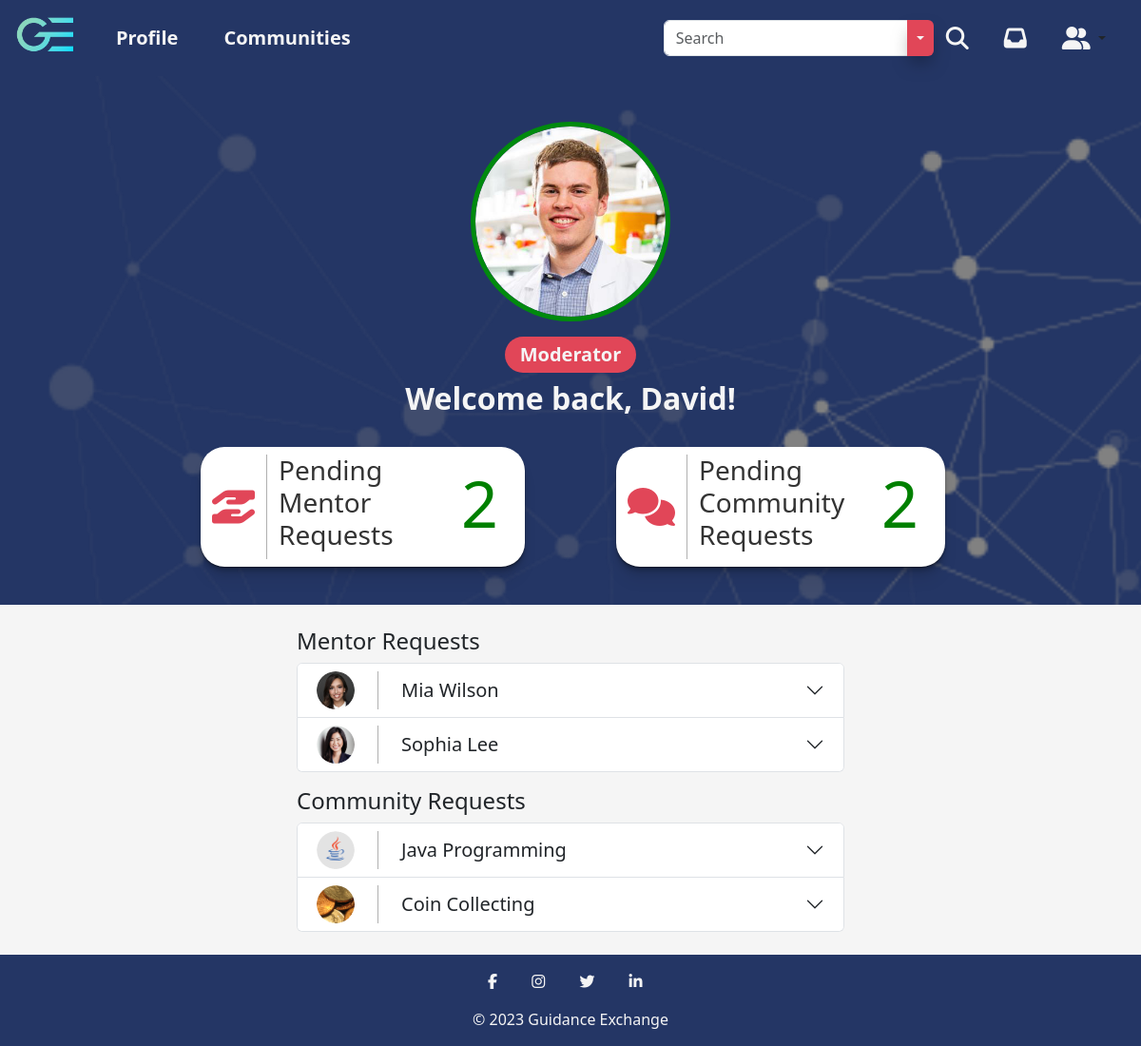
The app's page /moderator-dashboard.php?profileID=1 (signed in) with its own data.
### tables this page shows
CREATE TABLE UserData_t (
  UserID INT(9) NOT NULL,
  FirstName VARCHAR(255) NOT NULL,
  LastName VARCHAR(255) NOT NULL,
  ProfilePicture VARCHAR(255),
  ProfilePictureBorder VARCHAR(255),
  ProfilePictureBackground VARCHAR(255),
  Rating INT(1),
  LocationCity VARCHAR(255),
  LocationState VARCHAR(255),
  Facebook VARCHAR(255),
  Twitter VARCHAR(255),
  Instagram VARCHAR(255),
  LinkedIn VARCHAR(255),
  Mentoring LONGTEXT,
  AboutMe LONGTEXT,
  WorkTitle VARCHAR(255),
  WorkLocation VARCHAR(255),
  WorkStartDate DATE,
  WorkEndDate DATE,
  WorkDescription LONGTEXT,
  EducationDegree VARCHAR(255),
  EducationLocation VARCHAR(255),
  EducationStartDate DATE,
  EducationEndDate DATE,
  EducationDescription LONGTEXT,
  Associations VARCHAR(255),
  CONSTRAINT UserData_t_PK PRIMARY KEY (UserID),
  CONSTRAINT UserData_t_FK1 FOREIGN KEY (UserID) REFERENCES Auth_t(UserID)
);

CREATE TABLE CommunityRequests_t (
  CommunityRequestID INT(9) NOT NULL Auto_Increment,
  CommunityID INT(11) NOT NULL,
  UserID INT(9) NOT NULL,
  CommunityName VARCHAR(255),
  CommunityDescription LONGTEXT,
  CommunityPicture VARCHAR(255),
  CONSTRAINT CommunityRequests_t_PK PRIMARY KEY (CommunityRequestID),
  CONSTRAINT CommunityRequests_t_FK1 FOREIGN KEY (UserID) REFERENCES Auth_t(UserID),
  CONSTRAINT CommunityRequests_t_FK2 FOREIGN KEY (CommunityID) REFERENCES community_data(community_id)
) Auto_Increment = 1;

### includes/session.inc.php (called while the page is built, shortened)
<?php
$userID = $_SESSION['UserID'];

### moderator-dashboard.php (the view, shortened to what this page needs)
<!DOCTYPE html>
<html lang="en">
<head>
  <link href="assets/fontawesome/css/fontawesome.css" rel="stylesheet">
  <link href="assets/fontawesome/css/brands.css" rel="stylesheet">
  <link href="assets/fontawesome/css/solid.css" rel="stylesheet">
  <link href="assets/bootstrap/css/bootstrap.min.css" rel="stylesheet" />
  <link rel="stylesheet" href="css/moderator.css" />
  <link rel="stylesheet" href="css/main.css" />
</head>
<header>
  <?php
  include('includes/session.inc.php');
  ?>
  <nav class="navbar navbar-expand-lg navbar-light">
    <div class="container-fluid">
      <a class="navbar-brand" href="home.php"><img src="img/logo_gradient.png" alt="Guidance Exchange Logo" height="70" /></a>
      <div class="collapse navbar-collapse" id="navbarSupportedContent">
        <ul class="navbar-nav me-auto mb-2 mb-lg-0">
          <li class="nav-item">
            <a class="nav-link highlight-link nav-text px-4" href="profile.php?profileID=<?php echo $userID ?>">Profile</a>
          </li>
          <li class="nav-item">
            <a class="nav-link highlight-link nav-text px-4" href="communities.php">Communities</a>
          </li>
        </ul>
        <ul class="navbar-nav d-flex flex-row me-1">
          <li class="nav-item me-3 me-lg-0 px-2 d-flex align-items-center">
            <form class="d-flex" role="search" action="search.php" method="GET">
              <div class="input-group">
                <input class="form-control" name="query" type="search" placeholder="Search" aria-label="Search" autocomplete="off">
                <button type="button" class="btn main-button btn-drop dropdown-toggle dropdown-toggle-split" data-bs-toggle="dropdown" data-bs-auto-close="false" aria-expanded="false">
                </button>
              </div>
              <button class="btn" type="submit"><i class="fa-solid fa-magnifying-glass fa-xl"></i></button>
            </form>
          </li>
          <li class="nav-item me-3 me-lg-0 px-2">
            <a class="nav-link" href="messages.php"><i class="fa-solid fa-inbox fa-xl"></i></a>
          </li>
          <li class="nav-item dropdown me-3 me-lg-0 px-2 d-flex justify-content-center">
            <button class="btn dropdown-toggle" data-bs-toggle="dropdown" aria-expanded="false">
              <i class="fa-solid fa-user-group fa-xl"></i>
            </button>
          </li>
        </ul>
      </div>
    </div>
  </nav>
</header>
<body>
  <?php
  $sql = "SELECT `FirstName`, `LastName`, `ProfilePicture`, `ProfilePictureBorder`, `ProfilePictureBackground` FROM `UserData_t` WHERE `UserID` = $userID";
  $result = mysqli_query($con, $sql);
  while ($profile = mysqli_fetch_assoc($result)) {
    $firstName = $profile['FirstName'];
    $lastName = $profile['LastName'];
    $profilePicture = $profile['ProfilePicture'];
    $profilePictureBorder = $profile['ProfilePictureBorder'];
    $profilePictureBackground = $profile['ProfilePictureBackground'];
  }
  $sqlMentorRequests = "SELECT * FROM `MentorRequests_t`";
  $resultMentorRequests = mysqli_query($con, $sqlMentorRequests);
  $mentorRequestsArray = array();
  while ($mentorRequests = mysqli_fetch_assoc($resultMentorRequests)) {
    $mentorRequestsArray[] = array('UserID' => $mentorRequests['UserID'], 'ResumeLocation' => $mentorRequests['ResumeLocation'], 'MentorStatement' => $mentorRequests['MentorStatement']);
  }
  foreach ($mentorRequestsArray as $request) {
    $user = $request['UserID'];
    $sqlUser = "SELECT `FirstName`, `LastName`, `ProfilePicture`, `LinkedIn` FROM `UserData_t` WHERE `UserID` = $user";
    $resultUser = mysqli_query($con, $sqlUser);
    while ($userData = mysqli_fetch_assoc($resultUser)) {
      $userDataArray[] = array('UserID' => $request['UserID'], 'FirstName' => $userData['FirstName'], 'LastName' => $userData['LastName'], 'ProfilePicture' => $userData['ProfilePicture'], 'LinkedIn' => $userData['LinkedIn'], 'ResumeLocation' => $request['ResumeLocation'], 'MentorStatement' => $request['MentorStatement']);
    }
  }
  $sqlCommunityRequests = "SELECT * FROM `CommunityRequests_t`";
  $resultCommunityRequests = mysqli_query($con, $sqlCommunityRequests);
  $communityRequestsArray = array();
  while ($communityRequests = mysqli_fetch_assoc($resultCommunityRequests)) {
    $communityRequestsArray[] = array('CommunityRequestID' => $communityRequests['CommunityRequestID'], 'CommunityID' => $communityRequests['CommunityID'], 'UserID' => $communityRequests['UserID'], 'CommunityName' => $communityRequests['CommunityName'], 'CommunityDescription' => $communityRequests['CommunityDescription'], 'CommunityPicture' => $communityRequests['CommunityPicture']);
  }
  foreach ($communityRequestsArray as $request) {
    $user = $request['UserID'];
    $sqlUser = "SELECT `FirstName`, `LastName`, `ProfilePicture` FROM `UserData_t` WHERE `UserID` = $user";
    $resultUser = mysqli_query($con, $sqlUser);
    while ($communityData = mysqli_fetch_assoc($resultUser)) {
      $communityDataArray[] = array('UserID' => $request['UserID'], 'FirstName' => $communityData['FirstName'], 'LastName' => $communityData['LastName'], 'ProfilePicture' => $communityData['ProfilePicture'], 'CommunityRequestID' => $request['CommunityRequestID'], 'CommunityID' => $request['CommunityID'], 'CommunityName' => $request['CommunityName'], 'CommunityDescription' => $request['CommunityDescription'], 'CommunityPicture' => $request['CommunityPicture']);
    }
  }
  ?>
  <section class="moderator__photo-section pt-5 pb-3" style="background-image: url('img/<?php echo $profilePictureBackground; ?>'); background-attachment: fixed; background-size: cover;">
    <div class="container-fluid flex-column">
      <?php
      if ($profilePictureBorder == null) {
        if ($profilePicture == null) {
          echo '<img class="moderator__profile-photo mb-3 rounded-circle" style="border-color: #008a0e;" src="img/blank-profile-image.png" alt="' . $firstName . ' ' . $lastName . ' Profile Photo" width="210" height="210">';
        } else {
          echo '<img class="moderator__profile-photo mb-3 rounded-circle" style="border-color: #008a0e;" src="upload/' . $profilePicture . '" alt="' . $firstName . ' ' . $lastName . ' Profile Photo" width="210" height="210">';
        }
      } else {
        if ($profilePicture == null) {
          echo '<img class="moderator__profile-photo mb-3 rounded-circle" style="border-color: ' . $profilePictureBorder . ';" src="img/blank-profile-image.png" alt="' . $firstName . ' ' . $lastName . ' Profile Photo" width="210" height="210">';
        } else {
          echo '<img class="moderator__profile-photo mb-3 rounded-circle" style="border-color: ' . $profilePictureBorder . ';" src="upload/' . $profilePicture . '" alt="' . $firstName . ' ' . $lastName . ' Profile Photo" width="210" height="210">';
        }
      }
      ?>
      <div class="moderator__tag mb-2">
        <p class="py-1 px-3 m-0">Moderator</p>
      </div>
      <h1 class="moderator__profile-name">Welcome back, <?php echo $firstName; ?>!</h1>
      <div class="container pb-4">
        <div class="row">
          <div class="col container-fluid justify-content-end me-5 mt-4">
            <div class="row row-cols-auto moderator__profile-section pt-2">
              <div class="col d-flex moderator__profile-icon align-items-center">
                <i class="fa-solid fa-hand-holding-hand"></i>
              </div>
              <div class="col moderator__profile-wrap">
                <h3>Pending<br>Mentor<br>Requests</h3>
              </div>
              <div class="col">
                <p class="moderator__requests-counter pe-3" style="color:
                <?php
                if (sizeof($mentorRequestsArray) < 5) {
                  echo 'green';
                } elseif (sizeof($mentorRequestsArray) < 10) {
                  echo 'orange';
                } else {
                  echo 'red';
                }
                ?>;"><?php echo sizeof($mentorRequestsArray); ?></p>
              </div>
            </div>
          </div>
          <div class="col container-fluid justify-content-start ms-5 mt-4">
            <div class="row row-cols-auto moderator__profile-section pt-2">
              <div class="col d-flex moderator__profile-icon align-items-center">
                <i class="fa-solid fa-comments"></i>
              </div>
              <div class="col moderator__profile-wrap">
                <h3>Pending<br>Community<br>Requests</h3>
              </div>
              <div class="col">
                <p class="moderator__requests-counter pe-3" style="color:
                <?php
                if (sizeof($communityRequestsArray) < 5) {
                  echo 'green';
                } elseif (sizeof($communityRequestsArray) < 10) {
                  echo 'orange';
                } else {
                  echo 'red';
                }
                ?>;"><?php echo sizeof($communityRequestsArray); ?></p>
              </div>
            </div>
          </div>
        </div>
      </div>
    </div>
  </section>
  <section class="content-section pt-4 content">
    <div class="container-fluid w-50 pb-4 flex-column">
      <?php
      if ($mentorRequestsArray != null) {
        echo '<div class="d-flex align-items-start w-100">';
        echo '<h4>Mentor Requests</h4>';
        echo '</div>';
        echo '<div class="accordion w-100 row" id="mentor-requests">';
        for ($i = 0; $i < sizeof($userDataArray); $i++) {
          echo '<div class="accordion-item">';
          echo '<div class="accordion-header">';
          echo '<button class="accordion-button collapsed py-2" type="button" data-bs-toggle="collapse" data-bs-target="#mentor_collapse' . $i . '" aria-expanded="false" aria-controls="mentor_collapse' . $i . '">';
          echo '<div class="d-flex align-items-center">';
          echo '<div class="d-flex align-items-center justify-content-center">';
          if ($userDataArray[$i]['ProfilePicture'] == null) {
            echo '<img class="me-4 rounded-circle" src="img/blank-profile-image.png" alt="' . $userDataArray[$i]['FirstName'] . ' ' . $userDataArray[$i]['LastName'] . ' Profile Photo" width="40" height="40">';
          } else {
            echo '<img class="me-4 rounded-circle" src="/upload/' . $userDataArray[$i]['ProfilePicture'] . '" alt="' . $userDataArray[$i]['FirstName'] . ' ' . $userDataArray[$i]['LastName'] . ' Profile Photo" width="40" height="40">';
          }
          echo '</div>';
          echo '<div class="moderator__request-header ps-4 mb-0 d-flex align-items-center">';
          echo '<h4 class="m-0">' . $userDataArray[$i]['FirstName'] . ' ' . $userDataArray[$i]['LastName'] . '</h4>';
          echo '</div>';
          echo '</div>';
          echo '</button>';
          echo '</div>';
          echo '<div id="mentor_collapse' . $i . '" class="accordion-collapse collapse" data-bs-parent="#mentor-requests">';
          echo '<div class="accordion-body">';
          echo '<div class="container-fluid pt-3">';
          echo '</div></div></div></div>';
        }
        echo '</div>';
      }
      if ($communityRequestsArray != null) {
        echo '<div class="d-flex align-items-start w-100 pt-3">';
        echo '<h4>Community Requests</h4>';
        echo '</div>';
        echo '<div class="accordion w-100 row" id="community-requests">';
        for ($x = 0; $x < sizeof($communityDataArray); $x++) {
          echo '<div class="accordion-item">';
          echo '<div class="accordion-header">';
          echo '<button class="accordion-button collapsed py-2" type="button" data-bs-toggle="collapse" data-bs-target="#community_collapse' . $x . '" aria-expanded="false" aria-controls="community_collapse' . $x . '">';
          echo '<div class="d-flex align-items-center">';
          echo '<div class="d-flex align-items-center justify-content-center moderator__mentor-request-photo">';
          if ($communityDataArray[$x]['CommunityPicture'] != null) {
            echo '<img class="me-4 rounded-circle" src="/upload/' . $communityDataArray[$x]['CommunityPicture'] . '" alt="' . $communityDataArray[$x]['CommunityName'] . ' Profile Photo" width="40" height="40">';
          } else {
            echo '<img class="me-4 rounded-circle" src="/img/logo_gradient.png" alt="GE Logo" width="40" height="40">';
          }
          echo '</div>';
          echo '<div class="moderator__request-header ps-4 mb-0 d-flex align-items-center">';
          echo '<h4 class="m-0">' . $communityDataArray[$x]['CommunityName'] . '</h4>';
          echo '</div>';
          echo '</div>';
          echo '</button>';
          echo '</div>';
          echo '<div id="community_collapse' . $x . '" class="accordion-collapse collapse" data-bs-parent="#community-requests">';
          echo '<div class="accordion-body">';
          echo '<div class="container-fluid pt-3">';
          echo '</div></div></div></div>';
        }
        echo '</div>';
      }
      ?>
    </div>
  </section>
</body>
<footer>
  <nav class="navbar">
    <div class="mx-auto">
      <div class="my-3">
        <a href="https://www.facebook.com/" class="mx-3"><i class="fa fa-facebook"></i></a>
        <a href="https://www.instagram.com/" class="mx-3"><i class="fa fa-instagram"></i></a>
        <a href="https://www.twitter.com/" class="mx-3"><i class="fa fa-twitter"></i></a>
        <a href="https://www.linkedin.com" class="mx-3"><i class="fa fa-linkedin"></i></a>
      </div>
      <div class="footer-text text-center pb-3">© 2023 Guidance Exchange</div>
    </div>
  </nav>
</footer>
</html>

### records on screen
userdata_t: ProfilePictureBackground (picture), ProfilePicture (picture), FirstName "David"
userdata_t: ProfilePicture (picture), FirstName "Mia", LastName "Wilson"
userdata_t: ProfilePicture (picture), FirstName "Sophia", LastName "Lee"
communityrequests_t: CommunityPicture (picture), CommunityName "Java Programming"
communityrequests_t: CommunityPicture (picture), CommunityName "Coin Collecting"

### other values on screen
sizeof($mentorRequestsArray) "2"
sizeof($communityRequestsArray) "2"
